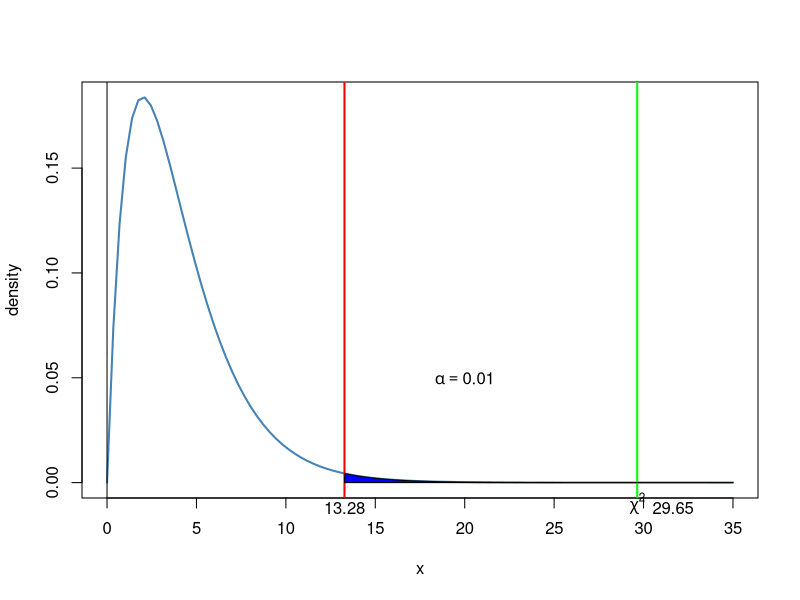

This figure's R source:
#apge no: 474-476
tv<-data.frame(no_TV=c(0,1,2,3,4),
                    E=c(60,96,330,66,48),
                     O=c(66,119,340,60,15))
tv$OE=tv$O-tv$E
tv$OEsq=tv$OE^2
tv$OE2=tv$OEsq/tv$E
View(tv)
no=nrow(tv)
t_stat=sum(tv$OE2)
df=no-1
print(paste("df =",df))
print(paste("t statistic =",round(t_stat,2)))
alpha=0.01
t_critical=qchisq(1-alpha,df=no-1)
print(paste("critical value =",round(t_critical,3)))
if(t_stat<=t_critical)
{
  print("Accept H0")
}else
{
  print("Reject H0")
}
curve(dchisq(x,df=df),from=0,to=35,
      ylab="density",
      lwd=2,
      col='steelblue')
x<-seq(0,35,0.1)
y<-dchisq(x,df=df)
abline(v=0)
abline(v=t_critical,lwd=2,col='red')
abline(v=t_stat,lwd=2,col='green')
polygon(c(x[x>=t_critical],t_critical ),c(y[x>=t_critical],0),col="blue")
text(20,0.05,expression(alpha ==0.01))
mtext(expression(chi^2),side=1,at=t_stat,cex=1)
mtext(round(t_stat,2),side=1,at=t_stat+2,cex=1)
mtext(round(t_critical,2),side=1,at=t_critical,cex=1)
